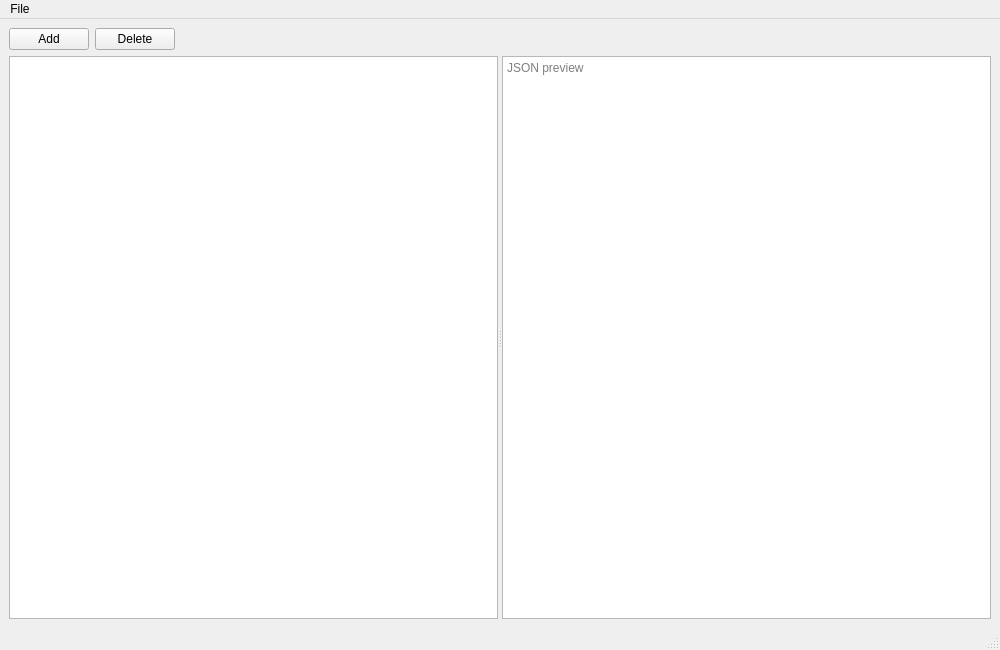
<?xml version="1.0" encoding="UTF-8"?>
<ui version="4.0">
 <class>MainWindow</class>
 <widget class="QMainWindow" name="MainWindow">
  <property name="geometry">
   <rect>
    <x>0</x>
    <y>0</y>
    <width>1000</width>
    <height>650</height>
   </rect>
  </property>
  <property name="windowTitle">
   <string>JSON Editor</string>
  </property>
  <widget class="QWidget" name="centralwidget">
   <layout class="QVBoxLayout" name="verticalLayout">
    <item>
     <layout class="QHBoxLayout" name="buttonLayout">
      <item>
       <widget class="QPushButton" name="btnAdd">
        <property name="text">
         <string>Add</string>
        </property>
       </widget>
      </item>
      <item>
       <widget class="QPushButton" name="btnDelete">
        <property name="text">
         <string>Delete</string>
        </property>
       </widget>
      </item>
      <item>
       <spacer name="buttonSpacer">
        <property name="orientation">
         <enum>Qt::Orientation::Horizontal</enum>
        </property>
        <property name="sizeHint" stdset="0">
         <size>
          <width>40</width>
          <height>20</height>
         </size>
        </property>
       </spacer>
      </item>
     </layout>
    </item>
    <item>
     <widget class="QSplitter" name="splitter">
      <property name="orientation">
       <enum>Qt::Orientation::Horizontal</enum>
      </property>
      <widget class="QTreeView" name="listView">
       <property name="alternatingRowColors">
        <bool>true</bool>
       </property>
       <property name="selectionBehavior">
        <enum>QAbstractItemView::SelectionBehavior::SelectRows</enum>
       </property>
       <attribute name="headerDefaultSectionSize">
        <number>250</number>
       </attribute>
       <attribute name="headerMinimumSectionSize">
        <number>100</number>
       </attribute>
       <attribute name="headerStretchLastSection">
        <bool>true</bool>
       </attribute>
      </widget>
      <widget class="QPlainTextEdit" name="jsonPreview">
       <property name="readOnly">
        <bool>true</bool>
       </property>
       <property name="placeholderText">
        <string>JSON preview</string>
       </property>
      </widget>
     </widget>
    </item>
   </layout>
  </widget>
  <widget class="QMenuBar" name="menubar">
   <property name="geometry">
    <rect>
     <x>0</x>
     <y>0</y>
     <width>1000</width>
     <height>33</height>
    </rect>
   </property>
   <widget class="QMenu" name="menuFile">
    <property name="title">
     <string>File</string>
    </property>
    <addaction name="actionopen"/>
    <addaction name="actionedit"/>
    <addaction name="actionSave_As"/>
   </widget>
   <addaction name="menuFile"/>
  </widget>
  <widget class="QStatusBar" name="statusbar"/>
  <action name="actionopen">
   <property name="text">
    <string>Upload</string>
   </property>
  </action>
  <action name="actionedit">
   <property name="text">
    <string>Save</string>
   </property>
  </action>
  <action name="actionSave_As">
   <property name="text">
    <string>Save As</string>
   </property>
  </action>
 </widget>
 <resources/>
 <connections>
  <connection>
   <sender>actionopen</sender>
   <signal>triggered()</signal>
   <receiver>MainWindow</receiver>
   <slot>open_file()</slot>
   <hints>
    <hint type="sourcelabel">
     <x>-1</x>
     <y>-1</y>
    </hint>
    <hint type="destinationlabel">
     <x>499</x>
     <y>324</y>
    </hint>
   </hints>
  </connection>
  <connection>
   <sender>actionedit</sender>
   <signal>triggered()</signal>
   <receiver>MainWindow</receiver>
   <slot>save_file()</slot>
   <hints>
    <hint type="sourcelabel">
     <x>-1</x>
     <y>-1</y>
    </hint>
    <hint type="destinationlabel">
     <x>499</x>
     <y>324</y>
    </hint>
   </hints>
  </connection>
  <connection>
   <sender>actionSave_As</sender>
   <signal>triggered()</signal>
   <receiver>MainWindow</receiver>
   <slot>save_as()</slot>
   <hints>
    <hint type="sourcelabel">
     <x>-1</x>
     <y>-1</y>
    </hint>
    <hint type="destinationlabel">
     <x>499</x>
     <y>324</y>
    </hint>
   </hints>
  </connection>
  <connection>
   <sender>btnAdd</sender>
   <signal>clicked()</signal>
   <receiver>MainWindow</receiver>
   <slot>add_item()</slot>
   <hints>
    <hint type="sourcelabel">
     <x>40</x>
     <y>50</y>
    </hint>
    <hint type="destinationlabel">
     <x>499</x>
     <y>324</y>
    </hint>
   </hints>
  </connection>
  <connection>
   <sender>btnDelete</sender>
   <signal>clicked()</signal>
   <receiver>MainWindow</receiver>
   <slot>delete_item()</slot>
   <hints>
    <hint type="sourcelabel">
     <x>120</x>
     <y>50</y>
    </hint>
    <hint type="destinationlabel">
     <x>499</x>
     <y>324</y>
    </hint>
   </hints>
  </connection>
 </connections>
 <slots>
  <slot>open_file()</slot>
  <slot>save_file()</slot>
  <slot>save_as()</slot>
  <slot>add_item()</slot>
  <slot>delete_item()</slot>
 </slots>
</ui>
